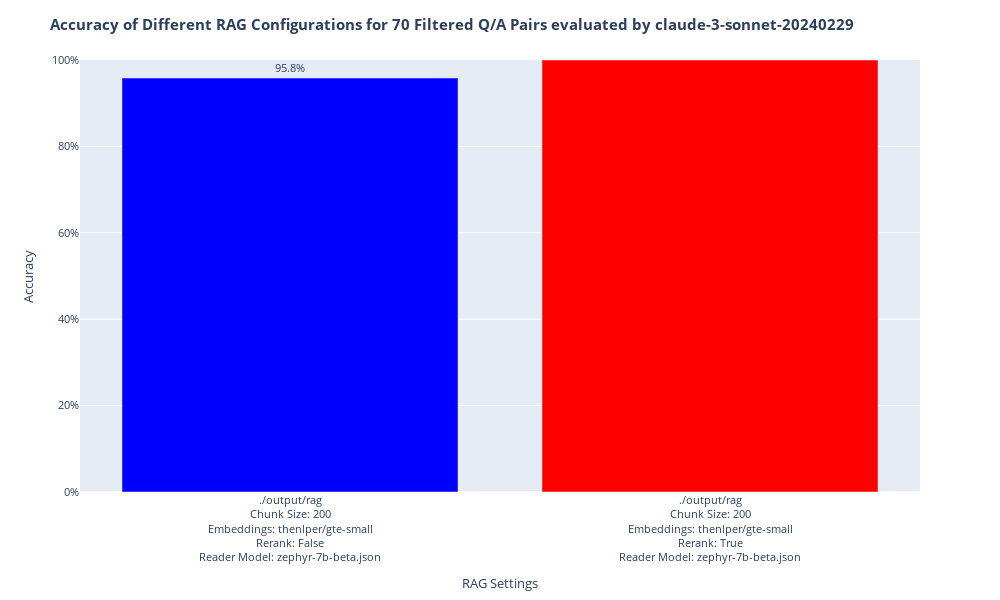

Write notebook code for a chart like this one.
### Code cell
import plotly.express as px

# Function to format the settings
def format_settings(settings):
    formatted = settings.replace("chunk:", "Chunk Size: ") \
                        .replace("embeddings:", "Embeddings: ") \
                        .replace("rerank:", "Rerank: ") \
                        .replace("reader-model:", "Reader Model: ") \
                        .replace("evaluator-model:", "Evaluator Model: ") \
                        .replace("~", "/")  # Replace any special characters as needed
    return formatted.replace("_", "<br>")  # Replace underscores with line breaks for better formatting

# Assuming 'average_scores' is a DataFrame that contains 'settings' and 'eval_score_GPT4'
# Create a new column with formatted settings
average_scores['formatted_settings'] = average_scores['settings'].apply(format_settings)

# Multiply the scores by 100 to convert to percentage
average_scores['eval_score_percentage'] = average_scores['eval_score_Claude-3-Sonnet'] * 100

# Now use 'formatted_settings' in the plot
fig = px.bar(
    average_scores,
    x='formatted_settings',  # Use the formatted settings for x-axis
    y='eval_score_percentage',     # Use the percentage scores for y-axis
    labels={
        "eval_score_percentage": "Accuracy",  # Y-axis label
        "formatted_settings": "Configuration",  # X-axis label
    },
    color='eval_score_percentage',  # Color based on the evaluation score
    color_continuous_scale="bluered",  # Color scale
)

# Update layout settings
fig.update_layout(
    width=1000,
    height=600,
    barmode="group",
    yaxis_range=[0, 100],  # Adjusting range to [0, 100] for percentage
    title="<b>Accuracy of Different RAG Configurations for 70 Filtered Q/A Pairs evaluated by claude-3-sonnet-20240229</b>",
    xaxis_title="RAG Settings",
    font=dict(size=11),
)

# Add percentage suffix to the y-axis
fig.layout.yaxis.ticksuffix = "%"
fig.update_coloraxes(showscale=False)  # Hide the color scale
fig.update_traces(texttemplate="%{y:.1f}%", textposition="outside")  # Display percentage on bars

# Show the figure
fig.show()

### Figure 1 — Plotly figure (JSON) as saved in the notebook; plotly's stock layout.template omitted (floating-point values rounded to 4 significant figures)
{"data": [{"alignmentgroup": "True", "hovertemplate": "Configuration=%{x}<br>Accuracy=%{marker.color}<extra></extra>", "legendgroup": "", "marker": {"color": [95.83, 100], "coloraxis": "coloraxis", "pattern": {"shape": ""}}, "name": "", "offsetgroup": "", "orientation": "v", "showlegend": false, "textposition": "outside", "texttemplate": "%{y:.1f}%", "type": "bar", "x": ["./output/rag<br>Chunk Size: 200<br>Embeddings: thenlper/gte-small<br>Rerank: False<br>Reader Model: zephyr-7b-beta.json", "./output/rag<br>Chunk Size: 200<br>Embeddings: thenlper/gte-small<br>Rerank: True<br>Reader Model: zephyr-7b-beta.json"], "xaxis": "x", "y": [95.83, 100], "yaxis": "y"}], "layout": {"barmode": "group", "coloraxis": {"colorbar": {"title": {"text": "Accuracy"}}, "colorscale": [[0, "rgb(0,0,255)"], [1, "rgb(255,0,0)"]], "showscale": false}, "font": {"size": 11}, "height": 600, "legend": {"tracegroupgap": 0}, "margin": {"t": 60}, "title": {"text": "<b>Accuracy of Different RAG Configurations for 70 Filtered Q/A Pairs evaluated by claude-3-sonnet-20240229</b>"}, "width": 1000, "xaxis": {"anchor": "y", "domain": [0, 1], "title": {"text": "RAG Settings"}}, "yaxis": {"anchor": "x", "domain": [0, 1], "range": [0, 100], "ticksuffix": "%", "title": {"text": "Accuracy"}}}}
